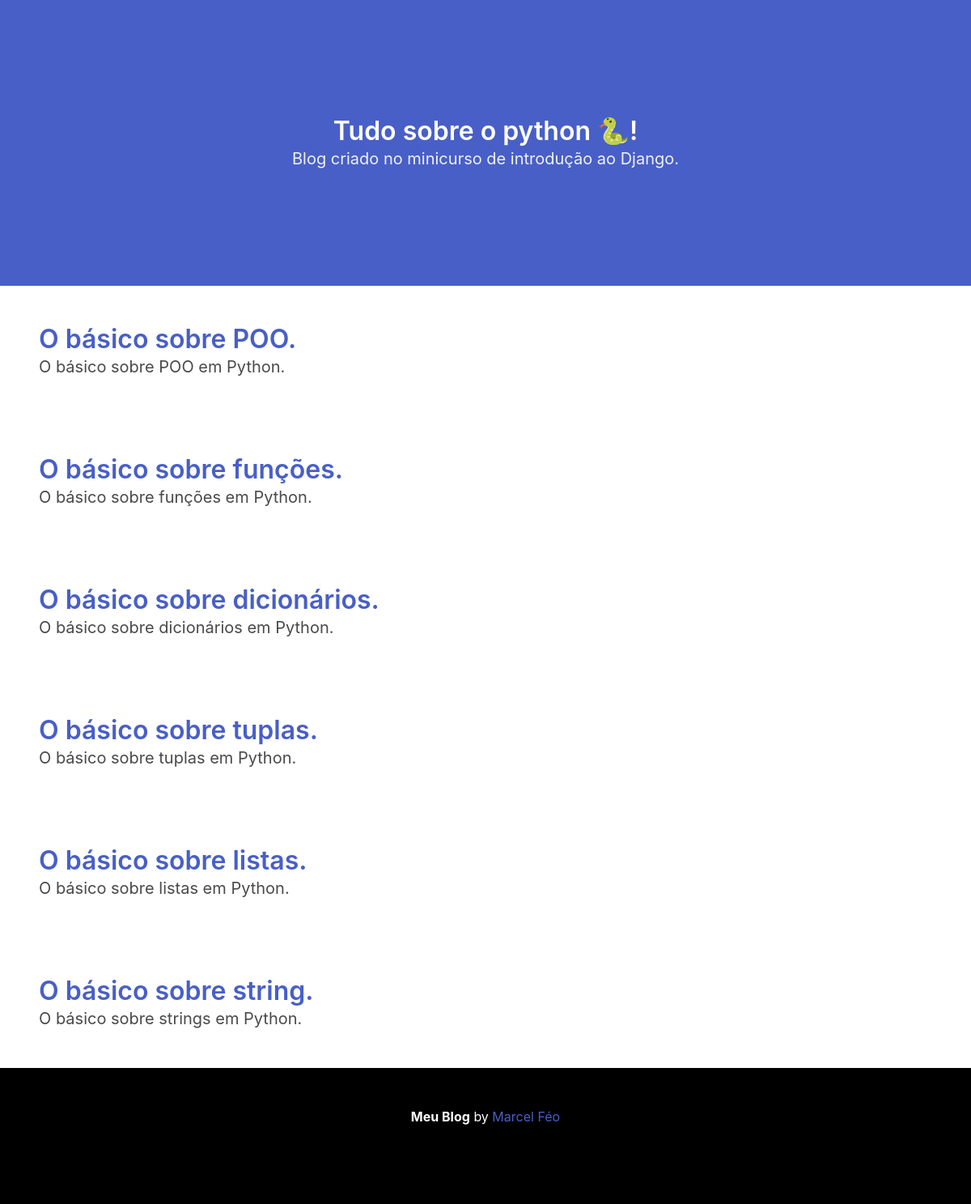
The page / on the database its author committed.
### core/models.py (models this page shows, shortened)
class Post(models.Model):
	title = models.CharField('Título', max_length=500, blank=False, null=False)
	resume = models.TextField(default='')
	content = RichTextField()
	date_published = models.DateField('Data de Publicação', auto_now_add=True)
	slug = models.SlugField('Slug', editable=False)

### core/views.py (the view)
# urls.py: path('', views.index, name='index'),
def index(request):
	posts = Post.objects.all().order_by('-id')
	data = {
		'post_list': posts,
	}
	return render(request, 'core/index.html', data)

### core/templates/core/index.html
{% extends './base.html' %}
{% block content %}
	{% if post_list %}
		{% for post in post_list %}
		<section class="section">
		  <h1 class="title"><a href="{% url 'core:detail' post.id %}">{{ post.title }}</a></h1>
		  <h2 class="subtitle">
		    {{ post.resume }}
		  </h2>
		</section>
		{% endfor %}
	{% else %}
		<section class="section">
		  <h1 class="title">Não existe posts cadastrados</h1>
		</section>
	{% endif %}
{% endblock %}

### core/templates/core/base.html (shortened to what this page needs)
{% load static %}
<!DOCTYPE html>
<html lang="pt-BR">
<head>
	<link rel="stylesheet" href="{% static 'css/bulma.css'%}">
	<link rel="stylesheet" href="{% static 'css/main.css'%}">
	<link rel="stylesheet" href="{% static 'css/wysiwyg.css'%}">
</head>
<body>
	<section class="hero is-medium is-link">
	  <div class="hero-body">
	    <p class="title has-text-centered">
	      Tudo sobre o python 🐍!
	    </p>
	    <p class="subtitle has-text-centered">
	      Blog criado no minicurso de introdução ao Django.
	    </p>
	  </div>
	</section>
	{% block content%}
	{% endblock %}
	<footer class="footer">
	  <div class="content has-text-centered">
	    <p class="has-text-white">
	      <strong class="has-text-white">Meu Blog</strong> by <a href="https://github.com/MarcelFeo?tab=repositories">Marcel Féo</a>
	    </p>
	  </div>
	</footer>
</body>
</html>

### core/static/css/main.css (style rules this page uses)
.footer { background: black; }

### rows shown on the page
Post: title "O básico sobre POO.", resume "O básico sobre POO em Python."
Post: title "O básico sobre funções.", resume "O básico sobre funções em Python."
Post: title "O básico sobre dicionários.", resume "O básico sobre dicionários em Python."
Post: title "O básico sobre tuplas.", resume "O básico sobre tuplas em Python."
Post: title "O básico sobre listas.", resume "O básico sobre listas em Python."
Post: title "O básico sobre string.", resume "O básico sobre strings em Python."
